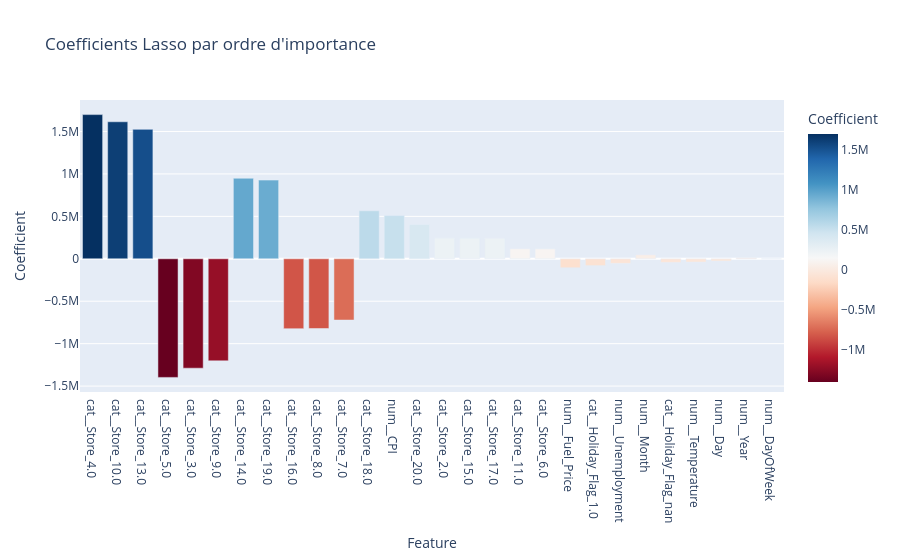

This figure's notebook cell:
### Markdown cell above
#### **- Analyse des coefficients**

### Code cell
coefficients = pd.DataFrame({
    "Feature": feature_names,
    "Coefficient": model_lasso["regressor"].coef_
})

coefficients["Abs_Coefficient"] = coefficients["Coefficient"].abs()
coefficients = coefficients.sort_values("Abs_Coefficient", ascending=False)


fig = px.bar(coefficients,
             x="Feature",
             y="Coefficient",
             title="Coefficients Lasso par ordre d'importance",
             color="Coefficient",
             color_continuous_scale="RdBu")
fig.show()

### Figure 1 — Plotly figure (JSON) as saved in the notebook; plotly's stock layout.template omitted (floating-point values rounded to 4 significant figures)
{"data": [{"alignmentgroup": "True", "hovertemplate": "Feature=%{x}<br>Coefficient=%{marker.color}<extra></extra>", "legendgroup": "", "marker": {"color": [1699000.0, 1615000.0, 1525000.0, -1398000.0, -1289000.0, -1203000.0, 949100.0, 927000.0, -823500.0, -821400.0, -721900.0, 565400.0, 509300.0, 402700.0, 242300.0, 242200.0, 241300.0, 117800.0, 117000.0, -105600.0, -80630.0, -54240.0, 47210.0, -43230.0, -38510.0, -26660.0, 11770.0, 0], "coloraxis": "coloraxis", "pattern": {"shape": ""}}, "name": "", "offsetgroup": "", "orientation": "v", "showlegend": false, "textposition": "auto", "type": "bar", "x": ["cat__Store_4.0", "cat__Store_10.0", "cat__Store_13.0", "cat__Store_5.0", "cat__Store_3.0", "cat__Store_9.0", "cat__Store_14.0", "cat__Store_19.0", "cat__Store_16.0", "cat__Store_8.0", "cat__Store_7.0", "cat__Store_18.0", "num__CPI", "cat__Store_20.0", "cat__Store_2.0", "cat__Store_15.0", "cat__Store_17.0", "cat__Store_11.0", "cat__Store_6.0", "num__Fuel_Price", "cat__Holiday_Flag_1.0", "num__Unemployment", "num__Month", "cat__Holiday_Flag_nan", "num__Temperature", "num__Day", "num__Year", "num__DayOfWeek"], "xaxis": "x", "y": [1699000.0, 1615000.0, 1525000.0, -1398000.0, -1289000.0, -1203000.0, 949100.0, 927000.0, -823500.0, -821400.0, -721900.0, 565400.0, 509300.0, 402700.0, 242300.0, 242200.0, 241300.0, 117800.0, 117000.0, -105600.0, -80630.0, -54240.0, 47210.0, -43230.0, -38510.0, -26660.0, 11770.0, 0], "yaxis": "y"}], "layout": {"barmode": "relative", "coloraxis": {"colorbar": {"title": {"text": "Coefficient"}}, "colorscale": [[0, "rgb(103,0,31)"], [0.1, "rgb(178,24,43)"], [0.2, "rgb(214,96,77)"], [0.3, "rgb(244,165,130)"], [0.4, "rgb(253,219,199)"], [0.5, "rgb(247,247,247)"], [0.6, "rgb(209,229,240)"], [0.7, "rgb(146,197,222)"], [0.8, "rgb(67,147,195)"], [0.9, "rgb(33,102,172)"], [1, "rgb(5,48,97)"]]}, "legend": {"tracegroupgap": 0}, "title": {"text": "Coefficients Lasso par ordre d'importance"}, "xaxis": {"anchor": "y", "domain": [0, 1], "title": {"text": "Feature"}}, "yaxis": {"anchor": "x", "domain": [0, 1], "title": {"text": "Coefficient"}}}}
